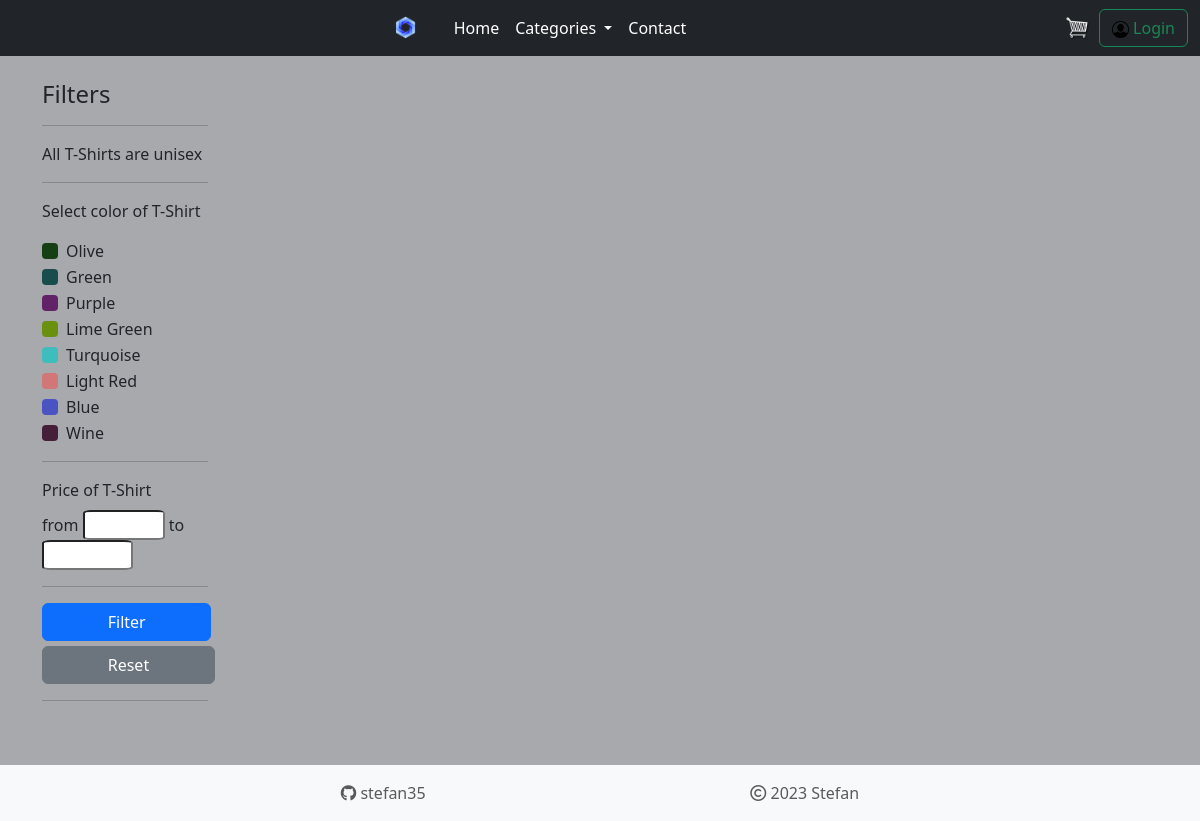
The app's page /category_shirt/, older data.
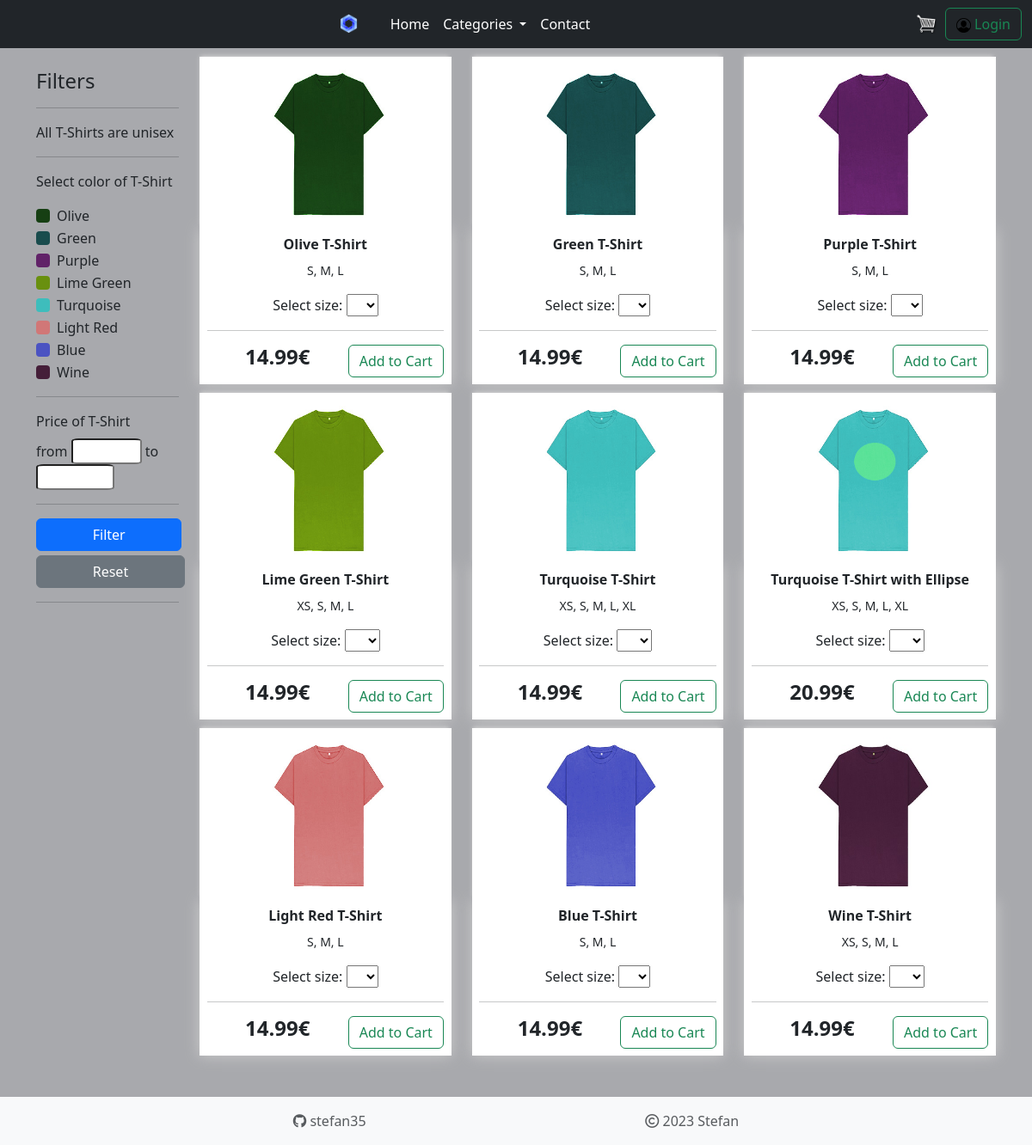
The same page, newer data.
### store/models.py (models this page shows)
class Product(models.Model):
    name = models.CharField(max_length=200, null=True)
    price = models.DecimalField(max_digits=7, decimal_places=2)
    category = models.CharField(max_length=200, null=True)
    filters = models.ForeignKey(Filter, on_delete=models.SET_NULL, null=True, blank=True)
    image = models.ImageField(null=True, blank=True)
    def __str__(self):
        return self.name
    @property
    def imageURL(self):
        try:
            url = self.image.url
        except:
            url = ''
        return url

class Filter(models.Model):
    genre = models.CharField(max_length=200, null=True, blank=True)
    size = models.CharField(max_length=200, null=True, blank=True)
    color = models.CharField(max_length=200, null=True, blank=True)

### store/views.py (the view, shortened to what this page needs)
# urls.py: path('category_shirt/', views.categoryShirt, name='category_shirt'),
def categoryShirt(request):
    picked_products = []
    filters = {}
    filters["checkbox1"] = request.POST.get('checkbox1')
    filters["checkbox2"] = request.POST.get('checkbox2')
    filters["checkbox3"] = request.POST.get('checkbox3')
    filters["checkbox4"] = request.POST.get('checkbox4')
    filters["checkbox5"] = request.POST.get('checkbox5')
    filters["checkbox6"] = request.POST.get('checkbox6')
    filters["checkbox7"] = request.POST.get('checkbox7')
    filters["checkbox8"] = request.POST.get('checkbox8')
    filters["min_price"] = request.POST.get('min_price')
    filters["max_price"] = request.POST.get('max_price')
    tmp_products = []
    if len(picked_products) == 0 and (not filters["max_price"] and not filters["min_price"]):
        picked_products = Product.objects.filter(category="clothes")
    if request.POST.get('checkbox1') != None:
        tmp_products.append(list(filter(lambda x: x.filters.color == request.POST.get('checkbox1'), picked_products)))
    if request.POST.get('checkbox2') != None:
        tmp_products.append(list(filter(lambda x: x.filters.color == request.POST.get('checkbox2'), picked_products)))
    if request.POST.get('checkbox3') != None:
        tmp_products.append(list((filter(lambda x: x.filters.color == request.POST.get('checkbox3'), picked_products))))
    if request.POST.get('checkbox4') != None:
        tmp_products.append(list(filter(lambda x: x.filters.color == request.POST.get('checkbox4'), picked_products)))
    if request.POST.get('checkbox5') != None:
        tmp_products.append(list(filter(lambda x: x.filters.color == request.POST.get('checkbox5'), picked_products)))
    if request.POST.get('checkbox6') != None:
        tmp_products.append(list((filter(lambda x: x.filters.color == request.POST.get('checkbox6'), picked_products))))
    if request.POST.get('checkbox7') != None:
        tmp_products.append(list(filter(lambda x: x.filters.color == request.POST.get('checkbox7'), picked_products)))
    if request.POST.get('checkbox8') != None:
        tmp_products.append(list(filter(lambda x: x.filters.color == request.POST.get('checkbox8'), picked_products)))
    if len(tmp_products) > 0:
        tmp_products = sum(tmp_products, [])
        products = Product.objects.filter(name__in=tmp_products)
    else:
        products = Product.objects.filter(name__in=list(picked_products))
    for i in range(0, len(products)):
        products[i].filters.size = list((products[i].filters.size).split(", "))
    data = cartData(request)
    cartItems = data['cartItems']
    user = data['user']
    context = {"products": products, 'cartItems': cartItems, 'user': user, "filters": filters}
    return render(request, 'store/category_shirt.html', context)

### store/utils.py (called while the page is built, shortened)
def cookieCart(request):
    try:
        cart = json.loads(request.COOKIES['cart'])
    except:
        cart = {}
    items = []
    order = {'get_cart_total': 0, 'get_cart_items': 0}
    cartItems = order['get_cart_items']
    return {'cartItems':cartItems, 'order':order, 'items':items}

def cartData(request):
    if request.user.is_authenticated:
        customer = Customer.objects.get(username = request.user)
        user = customer
        order, created = Order.objects.get_or_create(customer=customer, complete=False)
        items = order.orderitem_set.all()
        cartItems = order.get_cart_items
    else:
        cookieData = cookieCart(request)
        cartItems = cookieData['cartItems']
        order = cookieData['order']
        items = cookieData['items']
        user = ''
    return {'cartItems':cartItems, 'order':order, 'items':items, 'user':user}

### store/templates/store/category_shirt.html (shortened to what the changed rows need)
{% extends 'store/categories.html' %}
{% load static %}
{% block filters %}
<div class="col">
  <div class="row">
    {% for product in products %}
      <div class="col-lg-4">
        <img class="thumbnail" src="{{ product.imageURL}}">
        <div class="box-element text-center">
          <h6><strong>{{ product.name }}</strong></h6>
          <p><small>
          {% for size in product.filters.size %}
            {{ size }}{% if  forloop.counter < product.filters.size|length %},{% endif %}
          {% endfor %}
          </small></p>
          <label for="cars">Select size:</label>
          <select id="{{ product.filters.color }}_select" name="pitcher" class="size-dropdown">
          <option disabled selected value> </option>
            {% for size in product.filters.size %}
              <option>{{ size }}</option>
            {% endfor %}
          </select>
          <hr>
          <h4 style="display:inline-block"><strong>{{ product.price|floatformat:2 }}€</strong></h4>
          <button onclick="check(this.id, '{{ product.id }}' )" id={{ product.filters.color }}  data-product="{{ product.id }}" data-action="add" class="btn btn-outline-success add-btn" style="display:inline-block; float:right">Add to Cart</button>
        </div>
      </div>
    {% endfor %}
  </div>
</div>
{% endblock filters %}

Row changes from the older to the newer data that the page shows:
now on this page (row edited): Product: imageURL (picture), name "Olive T-Shirt", size "S" "M" "L", price "14.99"
now on this page (row edited): Product: imageURL (picture), name "Green T-Shirt", size "S" "M" "L", price "14.99"
now on this page (row edited): Product: imageURL (picture), name "Purple T-Shirt", size "S" "M" "L", price "14.99"
now on this page (row edited): Product: imageURL (picture), name "Lime Green T-Shirt", size "XS" "S" "M" "L", price "14.99"
now on this page (row edited): Product: imageURL (picture), name "Turquoise T-Shirt", size "XS" "S" "M" "L" "XL", price "14.99"
now on this page (row edited): Product: imageURL (picture), name "Turquoise T-Shirt with Ellipse", size "XS" "S" "M" "L" "XL", price "20.99"
now on this page (row edited): Product: imageURL (picture), name "Light Red T-Shirt", size "S" "M" "L", price "14.99"
added Product: imageURL (picture), name "Blue T-Shirt", size "S" "M" "L", price "14.99"
added Product: imageURL (picture), name "Wine T-Shirt", size "XS" "S" "M" "L", price "14.99"
